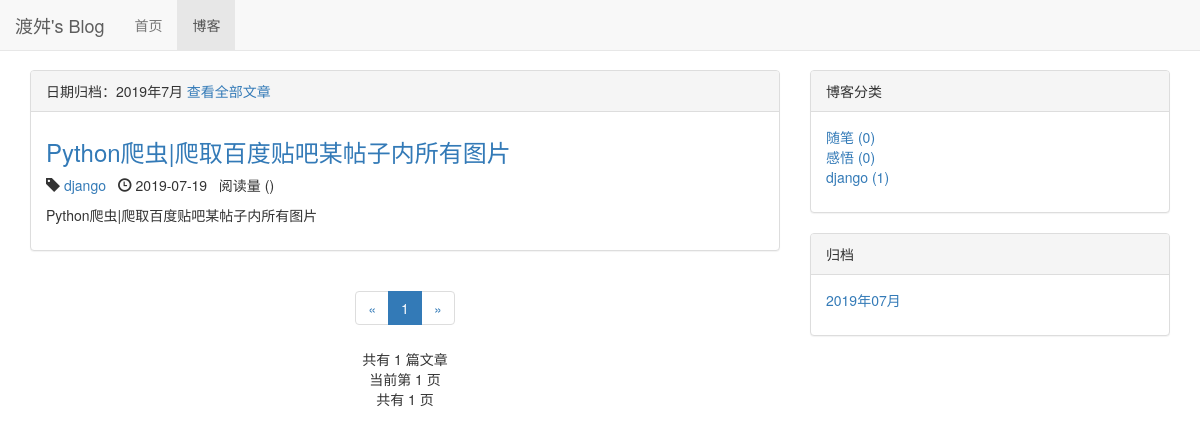
Page /blog/date/2019/7 on the committed database.
### blog/models.py (models this page shows, shortened)
class Blog(models.Model, ReadNumExpendMethon):
    title = models.CharField(max_length=50)
    blog_type = models.ForeignKey(BlogType, on_delete=models.DO_NOTHING) # 文章类型
    content = models.TextField()
    author = models.ForeignKey(User, on_delete=models.DO_NOTHING)
    read_details = GenericRelation(ReadDetail)
    created_time = models.DateTimeField(auto_now_add=True)
    last_updated_time = models.DateTimeField(auto_now=True)
    class Meta:
        ordering = ['-created_time']

class BlogType(models.Model):
    type_name = models.CharField(max_length=15)
    def __str__(self):
        return self.type_name

### blog/views.py (the view)
# urls.py: path('date/<int:year>/<int:month>', views.blogs_with_date, name='blogs_with_date'),
def blogs_with_date(request, year, month):
    blogs_all_list = Blog.objects.filter(created_time__year=year, created_time__month=month)
    context = get_blog_list_common_data(request, blogs_all_list)
    context['blogs_with_date'] = '%s年%s月' % (year, month)
    return render(request, 'blog/blogs_with_date.html', context)

### blog/templates/blog/blogs_with_date.html (shortened to what this page needs)
{% extends 'blog/blog_list.html' %}
{% block blog_list_title %}
    日期归档：{{ blogs_with_date }}
    <a href="{% url 'blog_list' %}">查看全部文章</a>
{% endblock %}

### blog/templates/blog/blog_list.html (shortened to what this page needs)
{% extends 'base.html' %}
{% block nav_blog_active %}active{% endblock %}
{% load staticfiles %}
{% block header_extends %}
    <link rel="stylesheet" href="{% static 'blog/blog.css' %}">
{% endblock %}
{% block content %}
    <div class="container">
        <div class="row">
            <div class="col-sm-8">
                <div class="panel panel-default">
                    <div class="panel-heading">{% block blog_list_title %}博客列表{% endblock %}</div>
                    <div class="panel-body">
                        {% for blog in blogs %}
                            <div class="blog">
                                <h3><a href="{% url 'blog_detail' blog.pk %}">{{ blog.title }}</a></h3>
                                <p class="blog-info">
                                    <span class="glyphicon glyphicon-tag"></span>&nbsp;<a
                                        href="{% url 'blogs_with_type' blog.blog_type.pk %}">{{ blog.blog_type }}</a>&nbsp;&nbsp;
                                    <span class="glyphicon glyphicon-time"></span>&nbsp;{{ blog.created_time|date:"Y-m-d" }}&nbsp;&nbsp;
                                    阅读量 ({{ blog.get_read_num }})
                                </p>
                                <p>{{ blog.content|striptags|truncatechars_html:120 }}</p>
                            </div>
                        {% empty %}
                            <div class="blog">
                                <h3>暂无文章，敬请期待!</h3>
                            </div>
                        {% endfor %}
                    </div>
                </div>
                <div class="paginator">
                    <ul class="pagination">
                        <li>
                            {% if page_of_blogs.has_previous %}
                                <a href="?page={{ page_of_blogs.previous_page_number }}" aria-label="Previous">
                                    <span aria-hidden="true">&laquo;</span>
                                </a>
                            {% else %}
                                <span aria-hidden="true">&laquo;</span>
                            {% endif %}
                        </li>
                        {% for page_num in page_range %}
                            {% if page_num ==  page_of_blogs.number %}
                                <li class="active"><span>{{ page_num }}</span></li>
                            {% else %}
                                {% if page_num == '...' %}
                                    <li><span>{{ page_num }}</span></li>
                                {% else %}
                                    <li><a href="?page={{ page_num }}">{{ page_num }}</a></li>
                                {% endif %}
                            {% endif %}
                        {% endfor %}
                        <li>
                            {% if page_of_blogs.has_next %}
                                <a href="?page={{ page_of_blogs.next_page_number }}" aria-label="Next">
                                    <span aria-hidden="true">&raquo;</span>
                                </a>
                            {% else %}
                                <span aria-hidden="true">&raquo;</span>
                            {% endif %}
                        </li>
                    </ul>
                    <p>
                        共有 {{ page_of_blogs.paginator.count }} 篇文章<br>
                        当前第 {{ page_of_blogs.number }} 页<br>
                        共有 {{ page_of_blogs.paginator.num_pages }} 页
                    </p>
                </div>
            </div>
            <div class="col-sm-4">
                <div class="panel panel-default">
                    <div class="panel-heading">博客分类</div>
                    <div class="panel-body">
                        <ul class="blog_types">
                            {% for blog_type in blog_types %}
                                <li>
                                    <a href="{% url 'blogs_with_type' blog_type.pk %}">{{ blog_type.type_name }} ({{ blog_type.blog_count }})</a>
                                </li>
                            {% empty %}
                                <li>暂无分类</li>
                            {% endfor %}
                        </ul>
                    </div>
                </div>
                <div class="panel panel-default">
                    <div class="panel-heading">归档</div>
                    <div class="panel-body">
                        <ul>
                            {% for blog_date in blog_dates %}
                                <a href="{% url 'blogs_with_date' blog_date.year blog_date.month %}"><li>{{ blog_date|date:"Y年m月" }}</li></a>
                            {% endfor %}
                        </ul>
                    </div>
                </div>
            </div>
        </div>
    </div>
{% endblock %}

### static/base.css (style rules this page uses)
* { margin: 0; padding: 0; }
body { margin-top: 70px!important; }
ul { list-style-type: none!important; }

### blog/static/blog/blog.css (style rules this page uses)
ul.blog_types { list-style-type: none; }
div.blog h3 { margin-top: 0.5em; }
div.paginator { text-align: center; }

### rows in the picture
Blog: title "Python爬虫|爬取百度贴吧某帖子内所有图片", blog_type "django", created_time "2019-07-19", content "Python爬虫|爬取百度贴吧某帖子内所有图片"
BlogType: type_name "随笔", blog_count "0"
BlogType: type_name "感悟", blog_count "0"
BlogType: type_name "django", blog_count "1"

### other values in the picture
{{ blogs_with_date }} "2019年7月"
{{ page_num }} "1"
{{ page_of_blogs.paginator.count }} "1"
{{ page_of_blogs.number }} "1"
{{ page_of_blogs.paginator.num_pages }} "1"
{{ blog_date|date:"Y年m月" }} "2019年07月"
